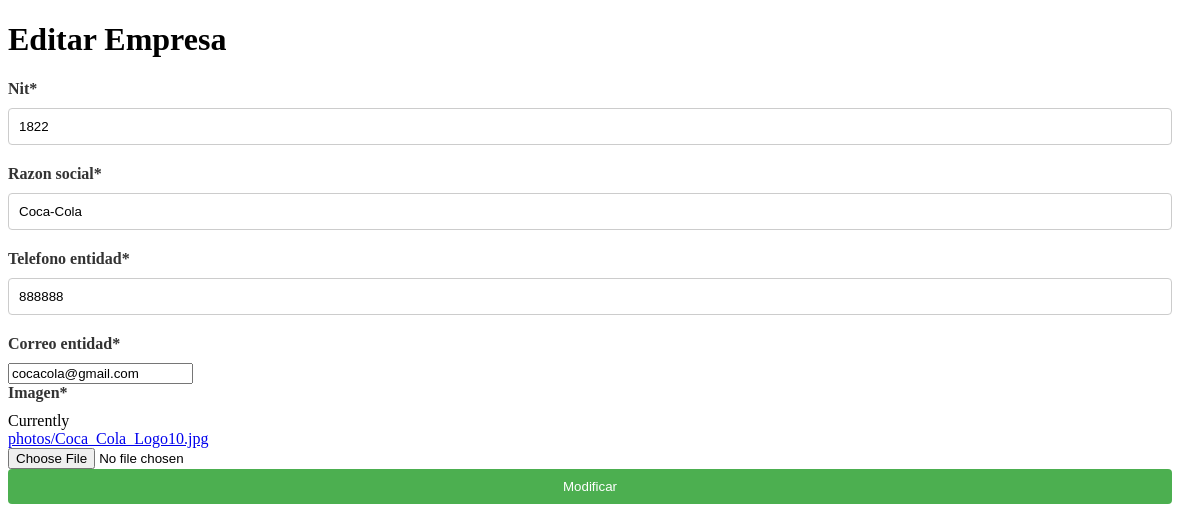
The page /empresarial/editarEmpresa/1822/ on the database its author committed.
### Empresarial/models.py (models this page shows, shortened)
class Empresa(models.Model):
    nit = models.CharField(max_length=50, primary_key=True)
    razon_social = models.CharField(max_length=100)
    telefono_entidad = models.CharField(max_length=15)
    correo_entidad = models.EmailField()
    imagen=models.ImageField(upload_to='photos')

### Empresarial/views.py (the view)
# urls.py: path('editarEmpresa/<int:nit>/', views.editarEmpresa, name='editarEmpresa'),
def editarEmpresa(request, nit):
    empresa = Empresa.objects.get(pk=nit)
    formulario = EmpresaForm(instance=empresa)
    return render(request, 'editarEmpresa.html', {"form": formulario, "empresa": empresa})

### Empresarial/forms.py
class EmpresaForm(forms.ModelForm):
    class Meta:
        model = Empresa
        fields = '__all__'

### Empresarial/templates/editarEmpresa.html (shortened to what this page needs)
{% load static %}
{% load crispy_forms_tags %}
<!DOCTYPE html>
<html lang="en">
<head>
    <link rel="stylesheet" type="text/css" href="{% static './css/css.css' %}">
</head>
<body>
    <h1>Editar Empresa</h1>
    <form action="{% url 'actualizarEmpresa' empresa.nit %}" method="POST" enctype="multipart/form-data">
        {{ form|crispy }}
        <button type="submit" id="btnEnviar" class="button">Modificar</button>
    </form>
</body>
</html>

### PayMaster/static/css/css.css (style rules this page uses)
form label { display: block; margin-bottom: 10px; font-weight: bold; color: #333; }
form input[type="text"], form input[type="date"], form input[type="number"], form select { width: calc(100% - 20px); padding: 10px; margin-bottom: 20px; border: 1px solid #ccc; border-radius: 4px; box-sizing: border-box; }
form button { width: calc(100% - 20px); background-color: #4CAF50; color: white; padding: 10px; border: none; border-radius: 4px; cursor: pointer; transition: background-color 0.3s ease; }

### rows shown on the page
Empresa: nit "1822", razon_social "Coca-Cola", telefono_entidad "888888", correo_entidad "cocacola@gmail.com"
